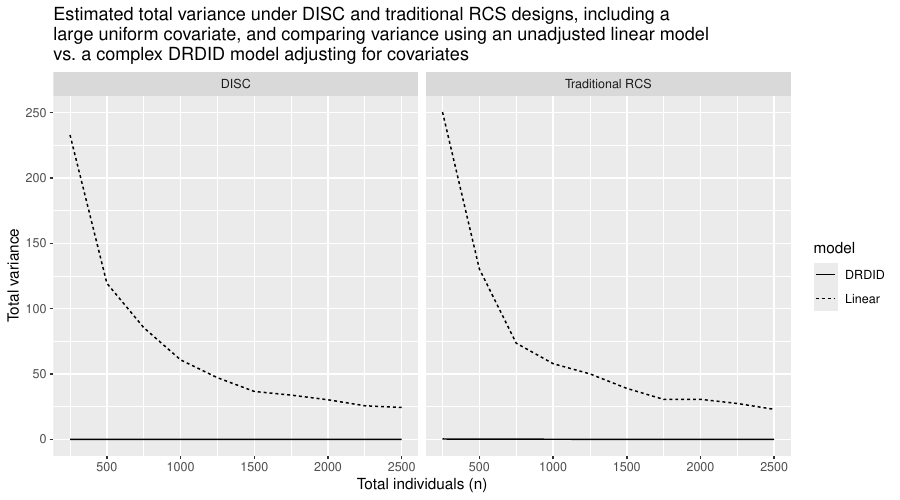

This chart was generated by the following R code:
# 1. load simulation results and packages, create helper functions ####

library(tidyverse)
library(SimEngine)

load("simulation_results_linear_drdid.RData")

# get SD from ICC 
get_sd <- function(icc) {
  
  sd <- sqrt(icc/(1-icc))
  return(sd)
  
}

# 2. wrangle simulation datasets ####

simulation_lm <- sim %>% 
  SimEngine::summarize(
    list(stat = "sd", x = "linear_estimate_large_uniform")
  ) %>% 
  mutate(n = n_clusters*25,
         var = sd_linear_estimate_large_uniform^2,
         method = 'Simulation',
         model = 'Linear') %>% 
  select(n, icc, var, method, design, model)

simulation_drdid <- sim %>% 
  SimEngine::summarize(
    list(stat = "sd", x = "drdid_estimate_large_uniform")
  ) %>% 
  mutate(n = n_clusters*25,
         var = sd_drdid_estimate_large_uniform^2,
         method = 'Simulation',
         model = 'DRDID') %>% 
  select(n, icc, var, method, design, model)

# 4. create figure to compare simulation results for each method for ICC = 0.1 ####
(drdid_vs_linear_figure <- simulation_lm %>% 
   rbind(simulation_drdid) %>% 
   filter(icc == 0.1) %>% 
   mutate(model_factor = factor(model, levels = c('Linear', 'DRDID'))) %>% 
   ggplot(aes(n, var, linetype = model)) + 
   geom_line() +
   facet_grid(~design) +
   xlab('Total individuals (n)') +
   ylab('Total variance') + 
   labs(linetype = 'Model') 
)

# 4. save figure ####
ggsave("drdid_vs_linear_figure.pdf", 
       plot = drdid_vs_linear_figure, 
       width = 9, 
       height = 5)
